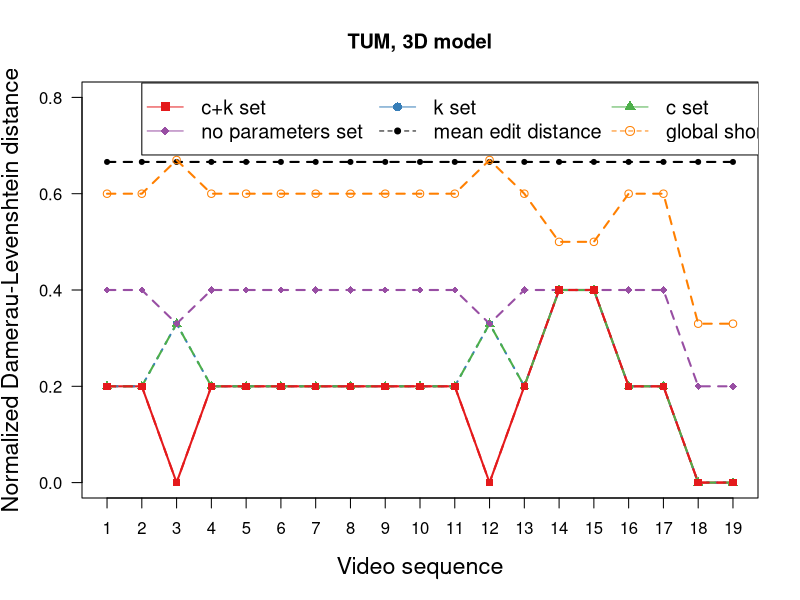

Recreate this plot in R.
library(RColorBrewer)

# Define data (x: videos, y: fit of model, edit distance with Damerau-Levenshtein)
xdata <- c(1,2,3,4,5,6,7,8,9,10,11,12,13,14,15,16,17,18,19)
model_ck <- c(0.2,0.2,0,0.2,0.2,0.2,0.2,0.2,0.2,0.2,0.2,0,0.2,0.4,0.4,0.2,0.2,0,0)
k_set <- c(0.2,0.2,0.33,0.2,0.2,0.2,0.2,0.2,0.2,0.2,0.2,0.33,0.2,0.4,0.4,0.2,0.2,0,0)
c_set <- c(0.2,0.2,0.33,0.2,0.2,0.2,0.2,0.2,0.2,0.2,0.2,0.33,0.2,0.4,0.4,0.2,0.2,0,0)
no_params <- c(0.4,0.4,0.33,0.4,0.4,0.4,0.4,0.4,0.4,0.4,0.4,0.33,0.4,0.4,0.4,0.4,0.4,0.2,0.2)
globally_optimal <- c(0.6,0.6,0.67,0.6,0.6,0.6,0.6,0.6,0.6,0.6,0.6,0.67,0.6,0.5,0.5,0.6,0.6,0.33,0.33)
avg <- c(0.666,0.666,0.666,0.666,0.666,0.666,0.666,0.666,0.666,0.666,0.666,0.666,0.666,0.666,0.666,0.666,0.666,0.666,0.666)

col = brewer.pal(n=6,name='Set1')

# Plot model, c+k set
plot(xdata, model_ck, type='o', col=col[1], pch=15, lty=1, ylim=c(0,0.8), lwd=2, 
     ylab='Normalized Damerau-Levenshtein distance', main="TUM, 3D model",
     xlab='Video sequence', las=1, xaxt='n', cex.lab=1.4)
axis(side=1, at=1:19, labels=xdata, cex.axis=1)

# Plot model without c
points(xdata, k_set, col=col[2], pch=16)
lines(xdata, k_set, col=col[2], lty=3, lwd=2)

# Plot model without k
points(xdata, c_set, col=col[3], pch=17)
lines(xdata, c_set, col=col[3], lty=2, lwd=2)

# Plot greedy without params
points(xdata, no_params, col=col[4], pch=18)
lines(xdata, no_params, col=col[4], lty=2, lwd=2)

# Plot avg/baseline
points(xdata, avg, col='black', pch=20)
lines(xdata, avg, col='black', lty=2, lwd=2)

# Plot globally optimal/shortest path
points(xdata, globally_optimal, col=col[5], pch=21)
lines(xdata, globally_optimal, col=col[5], lty=2, lwd=2)

# Plot model again for visibility
points(xdata, model_ck, col=col[1], pch=15)
lines(xdata, model_ck, col=col[1], lty=2, lwd=2)


# Plot legend in 3 columns
legend_order <- matrix(1:6, ncol=3, byrow=TRUE)

legend(2,0.83, c('c+k set','k set','c set','no parameters set','mean edit distance','global shortest path')[legend_order], 
       col=c(col[1],col[2],col[3],col[4],'black',col[5])[legend_order], 
       pch=c(15,16,17,18,20,21)[legend_order], lty=c(1,1,1,1,2,2)[legend_order], ncol=3, cex=1.2)
